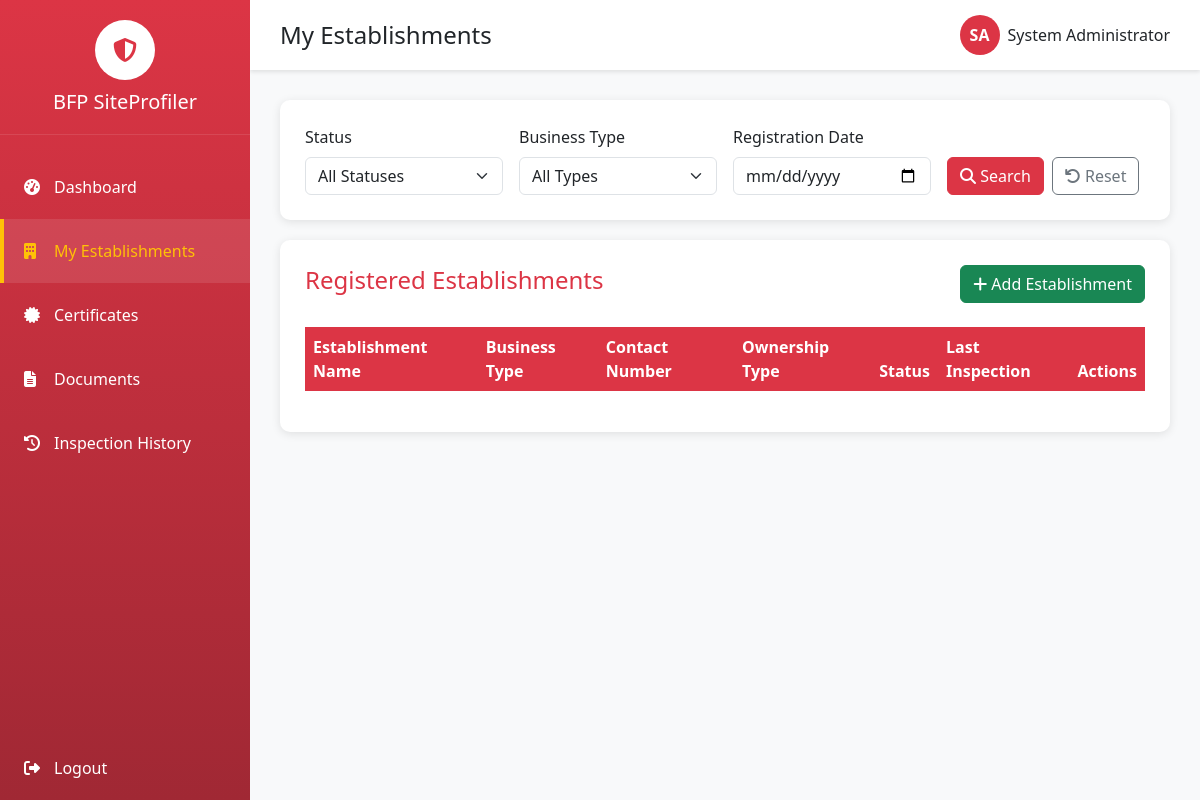
/html/owner/my-establishments.php (signed in), run on the app's committed database.
### tables this page shows
CREATE TABLE IF NOT EXISTS `user` (
  `id` INT(11) NOT NULL AUTO_INCREMENT,
  `fullname` VARCHAR(255) NOT NULL,
  `username` VARCHAR(255) DEFAULT NULL,
  `email` VARCHAR(255) NOT NULL,
  `password` VARCHAR(255) NOT NULL,
  `address` VARCHAR(500) DEFAULT NULL,
  `phone_number` VARCHAR(50) DEFAULT NULL,
  `role` VARCHAR(50) NOT NULL COMMENT 'admin, inspector, owner, Chief, CRO',
  `status` VARCHAR(20) NOT NULL DEFAULT 'active' COMMENT 'active, inactive',
  `createdAt` TIMESTAMP NOT NULL DEFAULT CURRENT_TIMESTAMP,
  PRIMARY KEY (`id`)
);

### utility/checkingUser.php (called while the page is built, shortened)
<?php
  include 'db.php';
$smtp = $conn->prepare("SELECT * FROM user WHERE id = ?");
$smtp->bind_param("s",$_SESSION['user']);
$smtp->execute();
$result = $smtp->get_result();
if($result->num_rows > 0){
  $row = $result->fetch_assoc();
}else{
  echo "<h2>walaa</h2>";
   header("Location: /BFP-Site-Profiler/html/signin.php");
     exit();
}
?>

### html/owner/my-establishments.php (the view, shortened to what this page needs)
<?php
include '../../utility/checkingUser.php';
?>
<!DOCTYPE html>
<html lang="en">
<head>
  <link
    href="https://cdnjs.cloudflare.com/ajax/libs/bootstrap/5.3.2/css/bootstrap.min.css"
    rel="stylesheet" />
  <link
    href="https://cdnjs.cloudflare.com/ajax/libs/font-awesome/6.4.0/css/all.min.css"
    rel="stylesheet" />
  <link
    href="https://cdnjs.cloudflare.com/ajax/libs/leaflet/1.9.4/leaflet.css"
    rel="stylesheet" />
  <link rel="stylesheet" href="../../assets/styles/components/sidebar.css" />
  <link rel="stylesheet" href="../../assets/styles/components/header.css" />
  <link
    rel="stylesheet"
    href="../../assets/styles/layout/user-my-establishments.css" />
</head>
<body>
  <div class="sidebar" id="sidebar">
    <div class="logo-section">
      <div class="logo">
        <i
          class="fas fa-shield-alt"
          style="color: var(--bfp-red); font-size: 24px"></i>
      </div>
      <h5 class="mb-0">BFP SiteProfiler</h5>
    </div>
    <nav class="sidebar-nav">
      <div class="nav-item">
        <a href="./dashboard.php" class="nav-link">
          <i class="fas fa-tachometer-alt"></i>
          Dashboard
        </a>
      </div>
      <div class="nav-item">
        <a href="./my-establishments.php" class="nav-link active">
          <i class="fas fa-building"></i>
          My Establishments
        </a>
      </div>
      <div class="nav-item">
        <a href="./certificates.php" class="nav-link ">
          <i class="fas fa-certificate"></i>
          Certificates
        </a>
      </div>
      <div class="nav-item">
        <a href="./documents.php" class="nav-link">
          <i class="fas fa-file-alt"></i>
          Documents
        </a>
      </div>
      <div class="nav-item">
        <a href="./inspection-history.php" class="nav-link">
          <i class="fas fa-history"></i>
          Inspection History
        </a>
      </div>
    </nav>
    <div class="nav-item">
      <a href="../../utility/logout.php" class="nav-link">
        <i class="fas fa-sign-out-alt"></i>
        Logout
      </a>
    </div>
  </div>
  <div class="main-content">
    <div class="top-header">
      <div class="d-flex align-items-center">
        <h4 class="mb-0">My Establishments</h4>
      </div>
      <div class="admin-info">
        <div class="admin-avatar"><?php echo strtoupper(substr($row['fullname'] ?? 'U', 0, 1)) . strtoupper(substr(strstr($row['fullname'] ?? '', ' '), 1, 1)); ?></div>
        <span class="ms-2"><?php echo htmlspecialchars($row['fullname'] ?? 'Owner'); ?></span>
      </div>
    </div>
    <div class="content-area">
      <div class="filter-card">
        <div class="row g-3">
          <div class="col-md-3">
            <label class="form-label">Status</label>
            <select class="form-select" id="statusFilter">
              <option value="">All Statuses</option>
            </select>
          </div>
          <div class="col-md-3">
            <label class="form-label">Business Type</label>
            <select class="form-select" id="typeFilter">
              <option value="">All Types</option>
            </select>
          </div>
          <div class="col-md-3">
            <label class="form-label">Registration Date</label>
            <input type="date" class="form-control" id="dateFilter" />
          </div>
          <div class="col-md-3 d-flex align-items-end">
            <button class="btn btn-bfp-red me-2" onclick="applyFilters()">
              <i class="fas fa-search"></i> Search
            </button>
            <button
              class="btn btn-outline-secondary"
              onclick="resetFilters()">
              <i class="fas fa-undo"></i> Reset
            </button>
          </div>
        </div>
      </div>
      <div class="establishments-table">
        <div class="d-flex justify-content-between align-items-center mb-4">
          <h4 style="color: var(--bfp-red)">Registered Establishments</h4>
          <button
            class="btn btn-success"
            data-bs-toggle="modal"
            data-bs-target="#addEstablishmentModal">
            <i class="fas fa-plus"></i> Add Establishment
          </button>
        </div>
        <div class="table-responsive">
          <table class="table table-hover">
            <thead>
              <tr>
                <th>Establishment Name</th>
                <th>Business Type</th>
                <th>Contact Number</th>
                <th>Ownership Type</th>
                <th>Status</th>
                <th>Last Inspection</th>
                <th>Actions</th>
              </tr>
            </thead>
          </table>
        </div>
      </div>
    </div>
  </div>
</body>
</html>

### assets/styles/components/sidebar.css (style rules this page uses)
:root { --bfp-red: #dc3545; --bfp-dark-red: #a02834; --bfp-gold: #ffc107; --bfp-dark: #1a1a1a; --bfp-light: #f8f9fa; }
.sidebar { background: linear-gradient( 180deg, var(--bfp-red) 0%, var(--bfp-dark-red) 100% ); height: 100vh; width: 250px; position: fixed; left: 0; top: 0; z-index: 1000; color: white; display: flex; flex-direction: column; overflow: hidden; }
.sidebar .logo-section { padding: 20px; text-align: center; border-bottom: 1px solid rgba(255, 255, 255, 0.1); }
.sidebar .logo { width: 60px; height: 60px; background: white; border-radius: 50%; margin: 0 auto 10px; display: flex; align-items: center; justify-content: center; }
.sidebar-nav { padding: 20px 0; flex: 1; overflow-y: auto; overflow-x: hidden; }
.nav-item { margin: 0; }
.nav-link { color: white; padding: 20px 20px; text-decoration: none; display: flex; align-items: center; transition: all 0.3s; }
.nav-link:hover, .nav-link.active { background-color: rgba(255, 255, 255, 0.1); color: var(--bfp-gold) !important; }
.nav-link:hover i, .nav-link.active i { color: var(--bfp-gold) !important; }
.nav-link i { margin-right: 10px; width: 20px; transition: color 0.3s; }
.nav-item a { border-left: 4px solid transparent; }
.nav-item a.active, .nav-item a:hover { border-left-color: var(--bfp-gold) !important; }

### assets/styles/components/header.css (style rules this page uses)
.top-header { background: white; padding: 15px 30px; box-shadow: 0 2px 4px rgba(0, 0, 0, 0.1); display: flex; justify-content: space-between; align-items: center; }
.admin-info { display: flex; align-items: center; }
.admin-avatar { width: 40px; height: 40px; background: var(--bfp-red); border-radius: 50%; display: flex; align-items: center; justify-content: center; color: white; font-weight: bold; margin-left: 10px; }

### assets/styles/layout/user-my-establishments.css (style rules this page uses)
body { background-color: var(--bfp-light); font-family: "Segoe UI", Tahoma, Geneva, Verdana, sans-serif; }
.main-content { margin-left: 250px; }
.content-area { padding: 30px; }
.filter-card { background: white; border-radius: 10px; padding: 25px; box-shadow: 0 2px 10px rgba(0, 0, 0, 0.1); margin-bottom: 20px; }
.establishments-table { background: white; border-radius: 10px; padding: 25px; box-shadow: 0 2px 10px rgba(0, 0, 0, 0.1); }
.btn-bfp-red { background-color: var(--bfp-red); border-color: var(--bfp-red); color: white; }
.table th { background-color: var(--bfp-red); color: white; border: none; font-weight: 600; }

### assets/styles/components/variables.css (style rules this page uses)
:root { --bfp-red: #dc3545; --bfp-dark-red: #a02834; --bfp-gold: #ffc107; --bfp-dark: #1a1a1a; --bfp-light: #f8f9fa; }

### data on the page
user: fullname "S", fullname "A", fullname "System Administrator"
